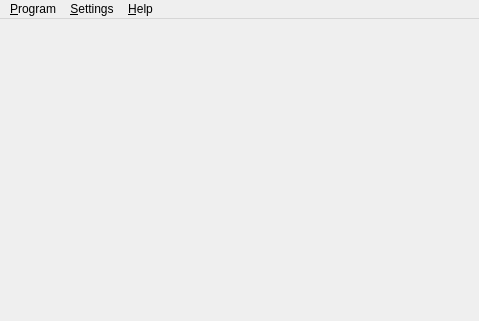
<?xml version="1.0" encoding="UTF-8"?>
<ui version="4.0">
 <author>Wido Depping</author>
 <comment>###########################################################################
#    Copyright (C) 2003 by Wido Depping                                      
#    &lt;wido.depping@tu-clausthal.de&gt;                                                             
#
# Copyright: See COPYING file that comes with this distribution
#
###########################################################################
</comment>
 <class>MainWinDesign</class>
 <widget class="QMainWindow" name="MainWinDesign">
  <property name="geometry">
   <rect>
    <x>0</x>
    <y>0</y>
    <width>479</width>
    <height>321</height>
   </rect>
  </property>
  <property name="windowTitle">
   <string>Luma</string>
  </property>
  <widget class="QWidget" name="widget">
   <layout class="QGridLayout">
    <item row="0" column="0">
     <widget class="QStackedWidget" name="taskStack">
      <property name="sizePolicy">
       <sizepolicy hsizetype="Preferred" vsizetype="Expanding">
        <horstretch>0</horstretch>
        <verstretch>0</verstretch>
       </sizepolicy>
      </property>
      <widget class="QWidget" name="page"/>
     </widget>
    </item>
   </layout>
  </widget>
  <widget class="QMenuBar" name="menubar">
   <property name="geometry">
    <rect>
     <x>0</x>
     <y>0</y>
     <width>479</width>
     <height>25</height>
    </rect>
   </property>
   <widget class="QMenu" name="menuProgram">
    <property name="title">
     <string>&amp;Program</string>
    </property>
    <addaction name="actionShowLogger"/>
    <addaction name="actionReloadPlugins"/>
    <addaction name="separator"/>
    <addaction name="actionExit"/>
    <addaction name="separator"/>
   </widget>
   <widget class="QMenu" name="menuSettings">
    <property name="title">
     <string>&amp;Settings</string>
    </property>
    <addaction name="actionEditServerList"/>
    <addaction name="actionConfigurePlugins"/>
    <addaction name="actionSelectLanguage"/>
   </widget>
   <widget class="QMenu" name="menuHelp">
    <property name="title">
     <string>&amp;Help</string>
    </property>
    <addaction name="actionAbout"/>
   </widget>
   <addaction name="menuProgram"/>
   <addaction name="menuSettings"/>
   <addaction name="menuHelp"/>
  </widget>
  <action name="actionAbout">
   <property name="icon">
    <iconset>
     <normaloff>../../../../../../tags/Luma-3.0a/luma/lib/luma/base/gui/image0</normaloff>../../../../../../tags/Luma-3.0a/luma/lib/luma/base/gui/image0</iconset>
   </property>
   <property name="text">
    <string>About Luma...</string>
   </property>
   <property name="iconText">
    <string>About Luma...</string>
   </property>
   <property name="name" stdset="0">
    <string>about</string>
   </property>
  </action>
  <action name="actionEditServerList">
   <property name="icon">
    <iconset>
     <normaloff>../../../../../../tags/Luma-3.0a/luma/lib/luma/base/gui/image1</normaloff>../../../../../../tags/Luma-3.0a/luma/lib/luma/base/gui/image1</iconset>
   </property>
   <property name="text">
    <string>Edit Server List...</string>
   </property>
   <property name="iconText">
    <string>Edit Server List...</string>
   </property>
   <property name="shortcut">
    <string>Ctrl+E</string>
   </property>
   <property name="name" stdset="0">
    <string>editServerList</string>
   </property>
  </action>
  <action name="actionExit">
   <property name="icon">
    <iconset>
     <normaloff>../../../../../../tags/Luma-3.0a/luma/lib/luma/base/gui/image2</normaloff>../../../../../../tags/Luma-3.0a/luma/lib/luma/base/gui/image2</iconset>
   </property>
   <property name="text">
    <string>Exit</string>
   </property>
   <property name="iconText">
    <string>Exit</string>
   </property>
   <property name="shortcut">
    <string>Ctrl+Q</string>
   </property>
   <property name="name" stdset="0">
    <string>exitItem</string>
   </property>
  </action>
  <action name="actionConfigurePlugins">
   <property name="icon">
    <iconset>
     <normaloff>../../../../../../tags/Luma-3.0a/luma/lib/luma/base/gui/image3</normaloff>../../../../../../tags/Luma-3.0a/luma/lib/luma/base/gui/image3</iconset>
   </property>
   <property name="text">
    <string>Configure Plugins...</string>
   </property>
   <property name="iconText">
    <string>Configure Plugins...</string>
   </property>
   <property name="shortcut">
    <string/>
   </property>
   <property name="name" stdset="0">
    <string>menuConfigurePlugins</string>
   </property>
  </action>
  <action name="actionReloadPlugins">
   <property name="icon">
    <iconset>
     <normaloff>../../../../../../tags/Luma-3.0a/luma/lib/luma/base/gui/image4</normaloff>../../../../../../tags/Luma-3.0a/luma/lib/luma/base/gui/image4</iconset>
   </property>
   <property name="text">
    <string>Reload Plugins</string>
   </property>
   <property name="iconText">
    <string>Reload Plugins</string>
   </property>
   <property name="shortcut">
    <string/>
   </property>
   <property name="name" stdset="0">
    <string>reload</string>
   </property>
  </action>
  <action name="actionSelectLanguage">
   <property name="icon">
    <iconset>
     <normaloff>../../../../../../tags/Luma-3.0a/luma/lib/luma/base/gui/image5</normaloff>../../../../../../tags/Luma-3.0a/luma/lib/luma/base/gui/image5</iconset>
   </property>
   <property name="text">
    <string>Language...</string>
   </property>
   <property name="iconText">
    <string>Language...</string>
   </property>
   <property name="shortcut">
    <string/>
   </property>
   <property name="name" stdset="0">
    <string>selectLanguage</string>
   </property>
  </action>
  <action name="actionShowLogger">
   <property name="checkable">
    <bool>false</bool>
   </property>
   <property name="icon">
    <iconset>
     <normaloff>../../../../../../tags/Luma-3.0a/luma/lib/luma/base/gui/image6</normaloff>../../../../../../tags/Luma-3.0a/luma/lib/luma/base/gui/image6</iconset>
   </property>
   <property name="text">
    <string>Show Logger</string>
   </property>
   <property name="iconText">
    <string>Show logger</string>
   </property>
   <property name="shortcut">
    <string/>
   </property>
   <property name="name" stdset="0">
    <string>showLogger</string>
   </property>
  </action>
  <action name="actionK_l">
   <property name="text">
    <string>køl</string>
   </property>
  </action>
  <action name="actionPlay">
   <property name="text">
    <string>Play</string>
   </property>
  </action>
 </widget>
 <layoutdefault spacing="6" margin="11"/>
 <resources/>
 <connections>
  <connection>
   <sender>actionAbout</sender>
   <signal>activated()</signal>
   <receiver>MainWinDesign</receiver>
   <slot>showAboutLuma()</slot>
   <hints>
    <hint type="sourcelabel">
     <x>-1</x>
     <y>-1</y>
    </hint>
    <hint type="destinationlabel">
     <x>20</x>
     <y>20</y>
    </hint>
   </hints>
  </connection>
  <connection>
   <sender>actionExit</sender>
   <signal>activated()</signal>
   <receiver>MainWinDesign</receiver>
   <slot>quitApplication()</slot>
   <hints>
    <hint type="sourcelabel">
     <x>-1</x>
     <y>-1</y>
    </hint>
    <hint type="destinationlabel">
     <x>20</x>
     <y>20</y>
    </hint>
   </hints>
  </connection>
  <connection>
   <sender>actionEditServerList</sender>
   <signal>activated()</signal>
   <receiver>MainWinDesign</receiver>
   <slot>showServerEditor()</slot>
   <hints>
    <hint type="sourcelabel">
     <x>-1</x>
     <y>-1</y>
    </hint>
    <hint type="destinationlabel">
     <x>20</x>
     <y>20</y>
    </hint>
   </hints>
  </connection>
  <connection>
   <sender>actionConfigurePlugins</sender>
   <signal>activated()</signal>
   <receiver>MainWinDesign</receiver>
   <slot>configurePlugins()</slot>
   <hints>
    <hint type="sourcelabel">
     <x>-1</x>
     <y>-1</y>
    </hint>
    <hint type="destinationlabel">
     <x>20</x>
     <y>20</y>
    </hint>
   </hints>
  </connection>
  <connection>
   <sender>actionReloadPlugins</sender>
   <signal>activated()</signal>
   <receiver>MainWinDesign</receiver>
   <slot>reloadPlugins()</slot>
   <hints>
    <hint type="sourcelabel">
     <x>-1</x>
     <y>-1</y>
    </hint>
    <hint type="destinationlabel">
     <x>20</x>
     <y>20</y>
    </hint>
   </hints>
  </connection>
  <connection>
   <sender>actionSelectLanguage</sender>
   <signal>activated()</signal>
   <receiver>MainWinDesign</receiver>
   <slot>showLanguageDialog()</slot>
   <hints>
    <hint type="sourcelabel">
     <x>-1</x>
     <y>-1</y>
    </hint>
    <hint type="destinationlabel">
     <x>20</x>
     <y>20</y>
    </hint>
   </hints>
  </connection>
  <connection>
   <sender>actionShowLogger</sender>
   <signal>activated()</signal>
   <receiver>MainWinDesign</receiver>
   <slot>showLoggerWindow()</slot>
   <hints>
    <hint type="sourcelabel">
     <x>-1</x>
     <y>-1</y>
    </hint>
    <hint type="destinationlabel">
     <x>20</x>
     <y>20</y>
    </hint>
   </hints>
  </connection>
 </connections>
</ui>
